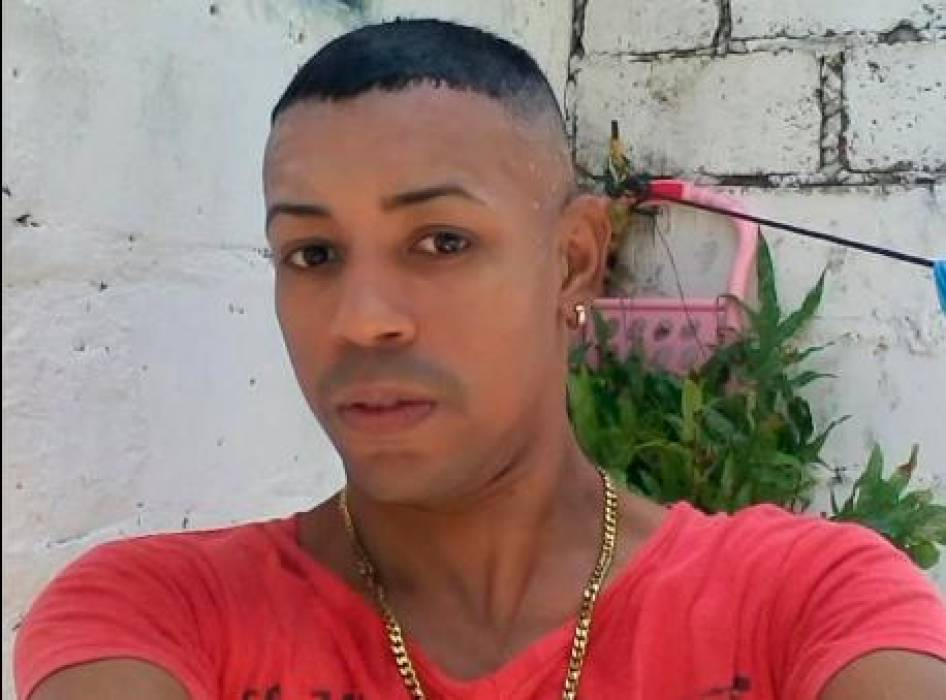
#> input picture gelboy.jpg, 946 x 700 px
$ python 'Parcial 1.py'
#> lines starting #> are read from the running program, lines starting #| are printed output that depends on the picture
import cv2
import numpy as np
from matplotlib import pyplot as plt

img = cv2.imread('gelboy.jpg')
#> img is the input picture: shape (700, 946, 3); mean B, G, R 116.9, 121.5, 157.2
img2 = cv2.imread('gelboy.jpg',0)
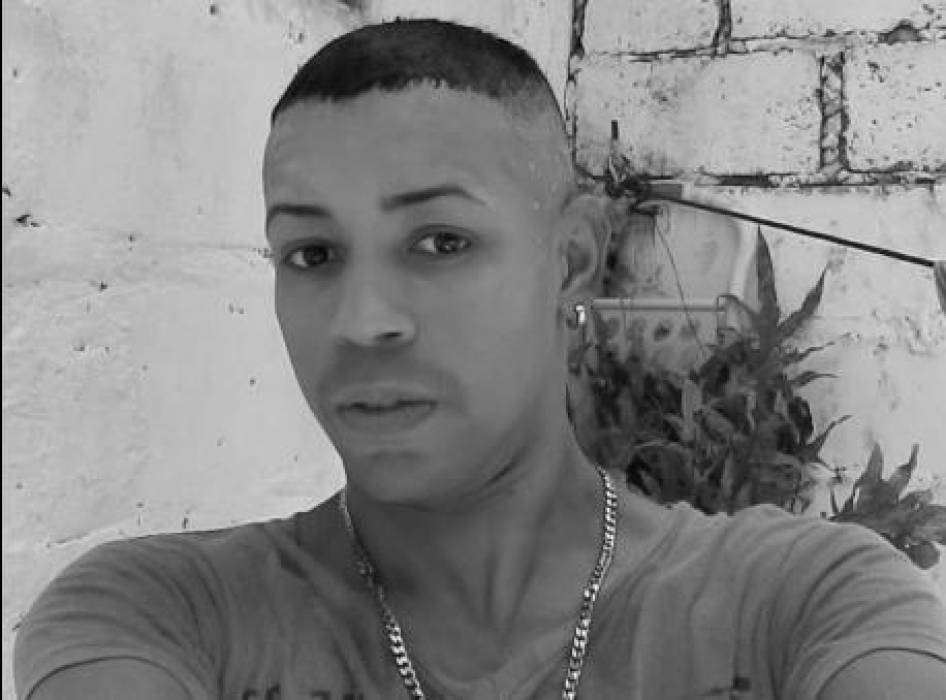
#> img2: shape (700, 946); min 0, max 254, mean 131.6

height, width = img2.shape[:2]
#> height = 700; width = 946

new_height = int(height * 0.5)
#> new_height = 350
new_width = int(width * 0.5)
#> new_width = 473
new_size = (new_width, new_height)
#> new_size = (473, 350)

mitad_tam = cv2.resize(img2, new_size)

top = bottom = (img2.shape[0] - mitad_tam.shape[0]) // 2
#> top = 175; bottom = 175
left = right = (img2.shape[1] - mitad_tam.shape[1]) // 2
#> left = 236; right = 236

bordered = cv2.copyMakeBorder(mitad_tam, top, bottom, left, right, cv2.BORDER_CONSTANT, value=[255, 255, 255])
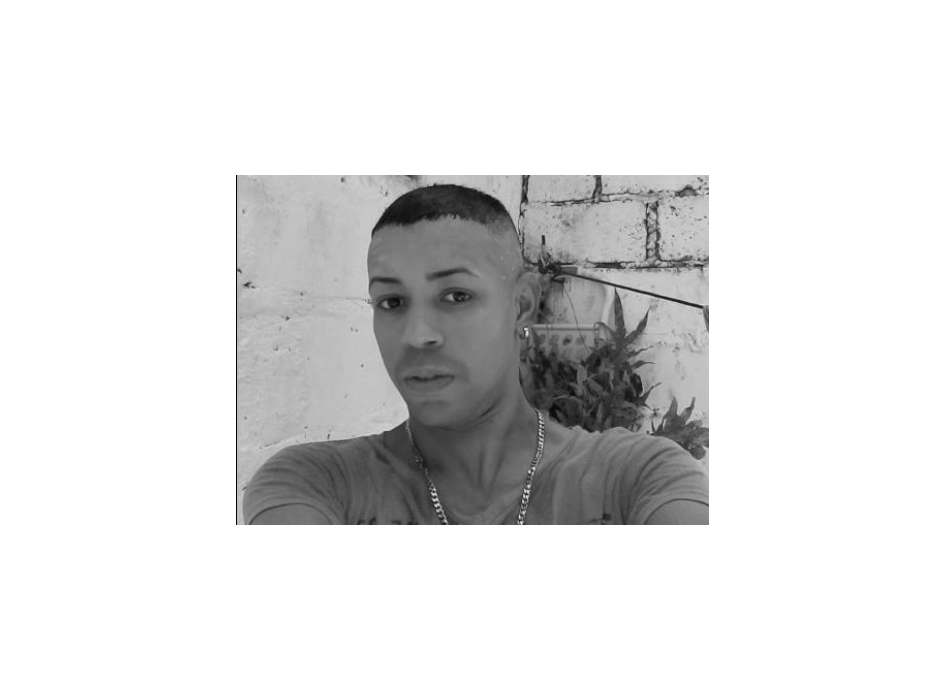
#> bordered: shape (700, 945); min 0, max 255, mean 224.2

borderedr = cv2.copyMakeBorder(bordered, top, bottom, left, right, cv2.BORDER_CONSTANT, value=[255, 255, 255])
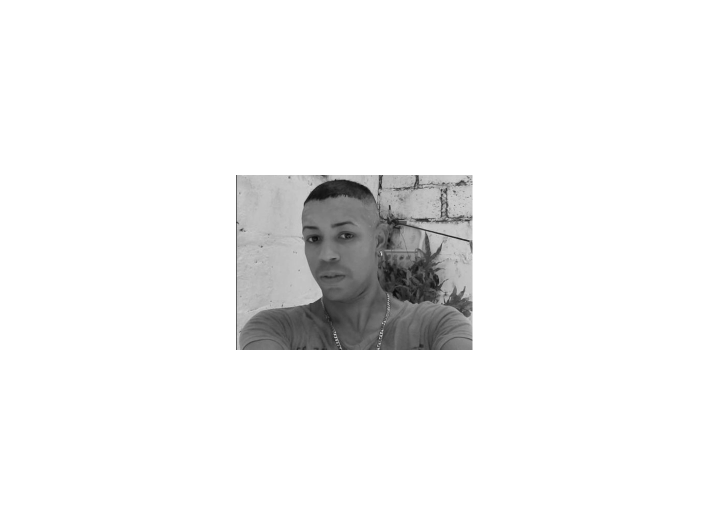
#> borderedr: shape (1050, 1417) (shown at 1/2 size); min 0, max 255, mean 241.3


flipped_image = cv2.flip(img2, 1)
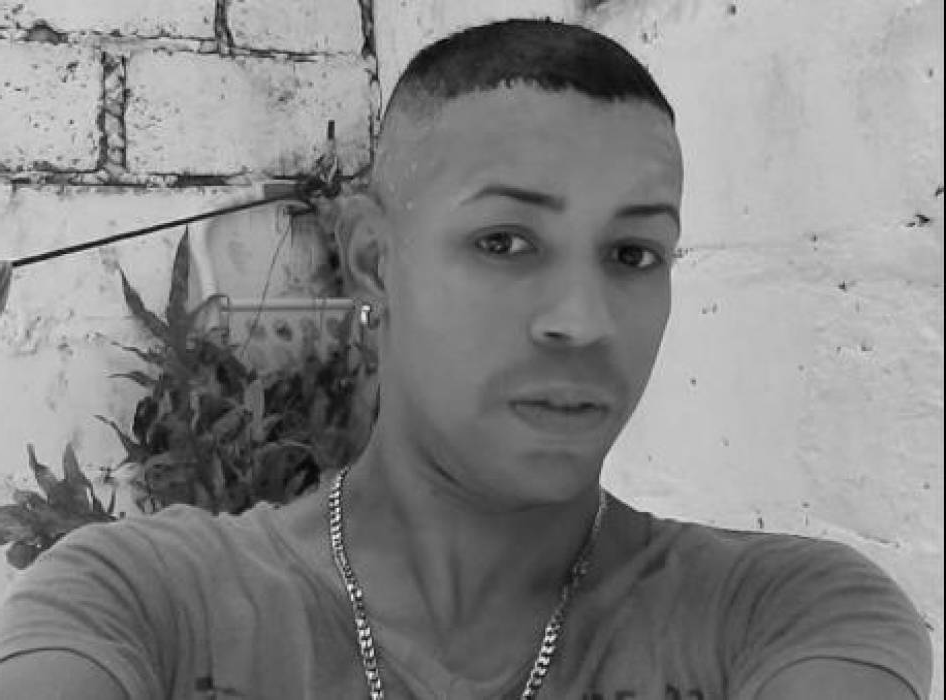
#> flipped_image: shape (700, 946); min 0, max 254, mean 131.6

db = np.array([[-1,-1,-1],[-1,8,-1],[-1,-1,-1]])
img_db = cv2.filter2D(borderedr,-1,db)
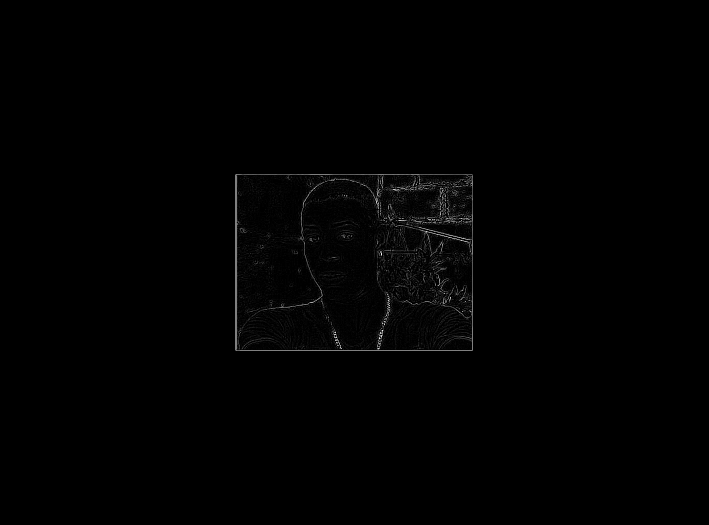
#> img_db: shape (1050, 1417) (shown at 1/2 size); min 0, max 255, mean 1.5
img_dbi = cv2.filter2D(flipped_image,-1,db)
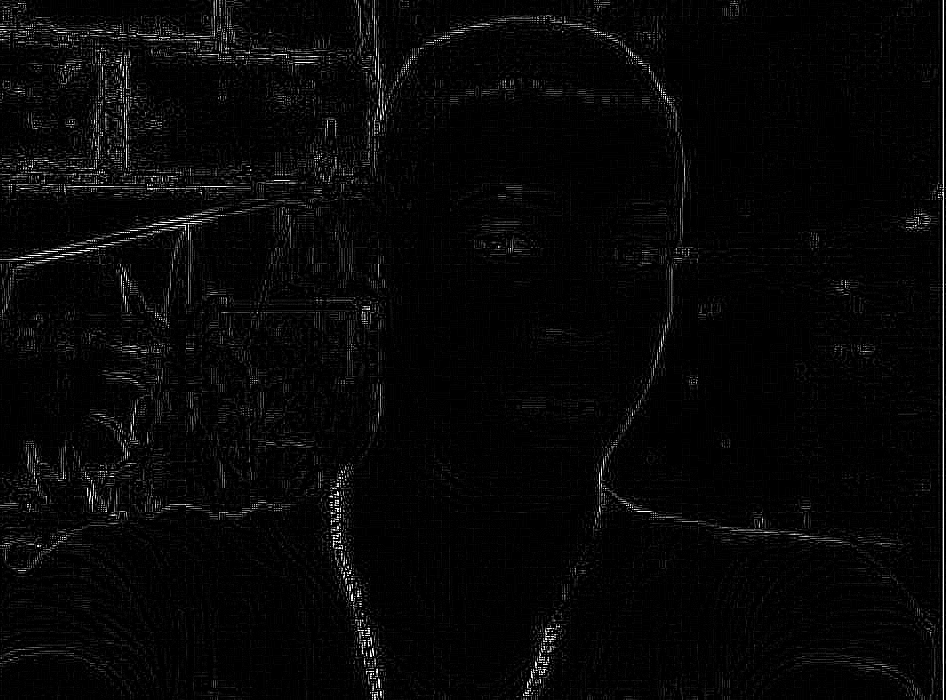
#> img_dbi: shape (700, 946); min 0, max 255, mean 7.1


fig, axs = plt.subplots(nrows = 3, ncols = 2, figsize = (8, 8))

axs[0][0].imshow(cv2.cvtColor(img, cv2.COLOR_BGR2RGB))
axs[0][0].axis("off")
axs[0][0].set_title('Imagen Original')

axs[0][1].imshow(img2, cmap="gray")
axs[0][1].axis("off")
axs[0][1].set_title('Imagen en blanco y negro')

axs[1][0].imshow(bordered, cmap="gray")
axs[1][0].axis("off")
axs[1][0].set_title('Imagen reducida a la mitad')

axs[1][1].imshow(flipped_image, cmap="gray")
axs[1][1].axis("off")
axs[1][1].set_title('Imagen Invertida de Izq a Der')

axs[2][0].imshow(img_db, cmap="gray")
axs[2][0].axis("off")
axs[2][0].set_title('Deteccion de bordes')

axs[2][1].imshow(img_dbi, cmap="gray")
axs[2][1].axis("off")
axs[2][1].set_title('Deteccion de bordes a imagen invetida')

plt.show()
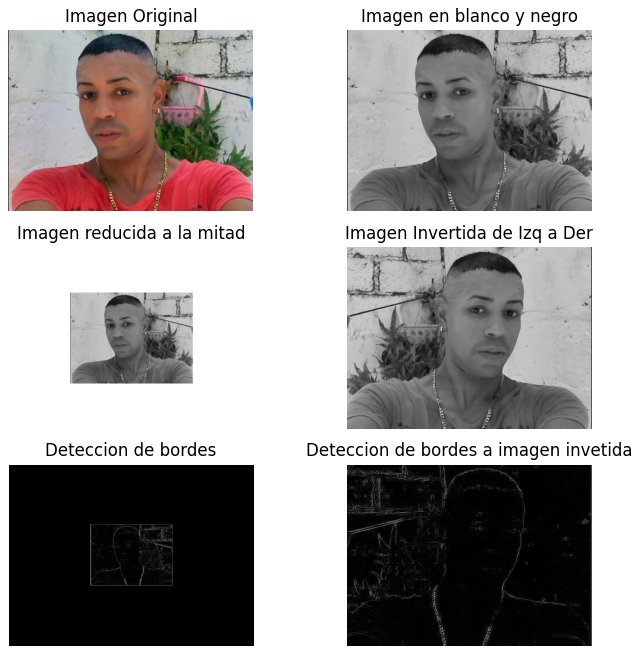
#> figure drawn by matplotlib, 6 panels
